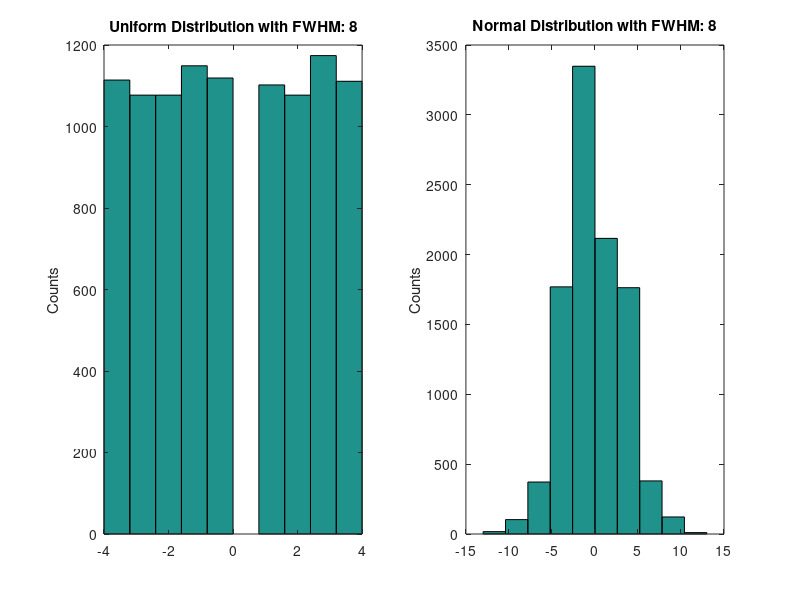

This chart was generated by the following MATLAB code:
%Add the effect of "imprecision"

%Preallocation, for speed
imprecisionFWHM = 8;
nCounts = 10000;
pad = zeros(nCounts,1);

%Uniform Distribution
for i = 1:nCounts
    pad(i) = randi([-1*(imprecisionFWHM/2), (imprecisionFWHM/2)]);
end
figure(1)
subplot(1,2,1)
hist(pad)
title(['Uniform Distribution with FWHM: ' num2str(imprecisionFWHM)])
ylabel('Counts')

%NOTE: "pad" will automatically be updated, below; no need to preallocate
%Normal Distribution
for i = 1:nCounts
    stddev = imprecisionFWHM/(2*sqrt(2*log(2))); %NOTE: In MATLAB, log() performs a natural log
    pad(i) = round(normrnd(0, stddev)); %Setting mean = 0; rounding to produce an integer
end
subplot(1,2,2)
hist(pad)
title(['Normal Distribution with FWHM: ' num2str(imprecisionFWHM)])
ylabel('Counts')